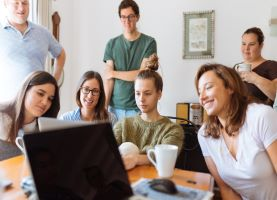
#> input picture pexel1.jpg, 277 x 200 px, given in place of the camera
$ jupyter execute image.ipynb
#> lines starting #> are read from the running program, lines starting #| are printed output that depends on the picture; after the words box and inside, x2 and y2 are one past the last pixel; in counts of white or black regions, pixels touching at a corner belong together
[cell 1]
import cv2
import matplotlib.pyplot as plt
vid = cv2.VideoCapture(0)
vid

[cell 2]
vid.isOpened()

[cell 3]
k = vid.read()

[cell 4]
type(k), len(k)

[cell 5]
flag,img = vid.read()
#> img is the input picture: shape (200, 277, 3); mean B, G, R 135.4, 142, 155

[cell 6]
if flag:
    plt.imshow(img)

[cell 7]
if flag:
    plt.imshow(img[:, : ,::-1])   #bgr is  flipped to rgb

[cell 8]
if flag:
    plt.imshow(img[:,::-1 ,::-1]) #rotated 180 degree
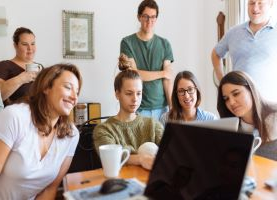
#> shown: shape (200, 277, 3); mean R, G, B 155, 142, 135.4

[cell 9]
import cv2
import matplotlib.pyplot  as plt
fd= cv2.CascadeClassifier(                                                 #feature descriptor
    cv2.data.haarcascades + 'haarcascade_frontalface_default.xml'  #github file
)
sd = cv2.CascadeClassifier(                                                 #feature descriptor
    cv2.data.haarcascades + 'haarcascade_smile.xml')

vid=cv2.VideoCapture(0)
vid.isOpened()
flag,img=vid.read()
from time import sleep

while True:
    flag,img=vid.read()
    if flag:
        img_gray = cv2.cvtColor(img, cv2.COLOR_BGR2GRAY) #to convert in gray
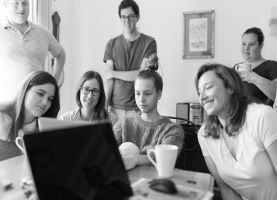
#> img_gray: shape (200, 277); min 1, max 255, mean 145.1

        th,img_binary=cv2.threshold(img_gray,80,255,cv2.THRESH_BINARY) #to convert in binary
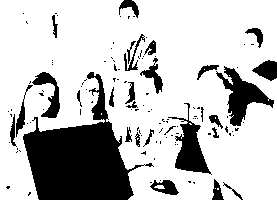
#> img_binary: shape (200, 277); 76.1% white; 122 black regions (93 under 20 px), largest, box (x1, y1, x2, y2) and area: (23, 72, 154, 200) 7360, (216, 66, 274, 126) 1292, (168, 103, 212, 175) 1139

        # x1,y1,w,h = (200,400,300,400)
        faces= fd.detectMultiScale(img,1.1,5) #face detection
#> faces = [[234, 34, 26, 26], [77, 80, 27, 27], [130, 84, 27, 27]]
        # smile= sd.detectMultiScale(img)
        for x1,y1,w,h in faces:
            img_cropped = img[y1:y1+h, x1:x1+w , :] #crops the image

            cv2.rectangle(
                        img,
                        pt1=[x1,y1], pt2= [x1+w, y1+h],
                        color=(0,0,255),
                        thickness=10)  #higlights the particular part

            cv2.imshow('Preview',img)
#> this loop made 3 passes
#> pass 1, `img_cropped = img[y1:y1+h, x1:x1+w , :]`:
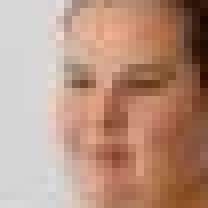
#> img_cropped: shape (26, 26, 3) (shown 8 times larger); mean B, G, R 130, 148.1, 184.3
#> pass 1, `cv2.imshow('Preview',img)`:
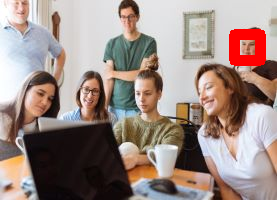
#> window 'Preview': shape (200, 277, 3); mean B, G, R 132.5, 138.9, 156.5
#> pass 2, `img_cropped = img[y1:y1+h, x1:x1+w , :]`:
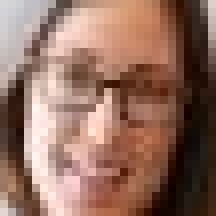
#> img_cropped: shape (27, 27, 3) (shown 8 times larger); mean B, G, R 96.1, 110.5, 146.2
#> pass 2, `cv2.imshow('Preview',img)`:
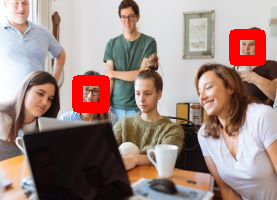
#> window 'Preview': shape (200, 277, 3); mean B, G, R 130.1, 136.2, 158.7
#> after the loop:
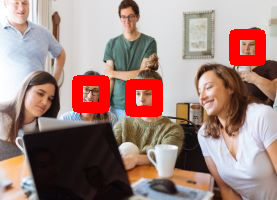
#> img: shape (200, 277, 3); 6.14% of pixels changed, all inside (x1, y1, x2, y2) = (72, 29, 266, 117)
        key=cv2.waitKey(1)
#> (key Esc is pressed here)
        if key==ord(' '): #will close the window when pressed spacebar
            break
    else :
        break
    sleep(0.1) #for delay
vid.release() #turns off the camera
cv2.destroyAllWindows()
#cv2.waitKey(1)    # only for Mac Os ,not for windows.
